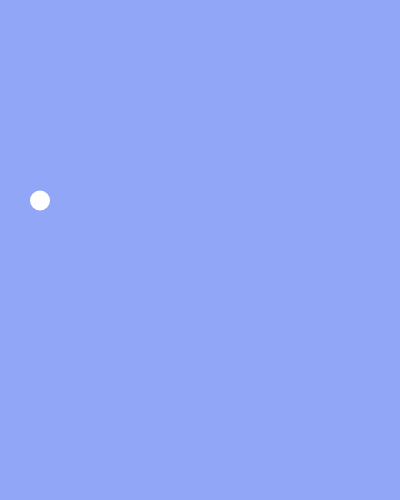
Frame 1 (no input)
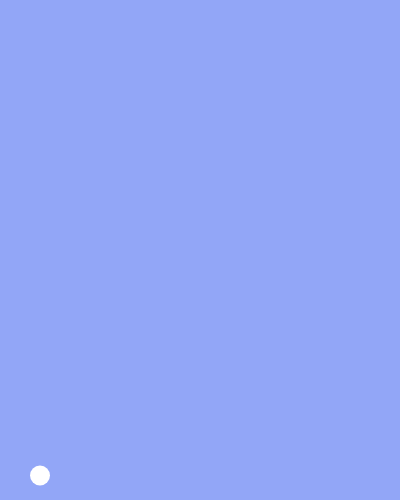
Frame 60 (no input)
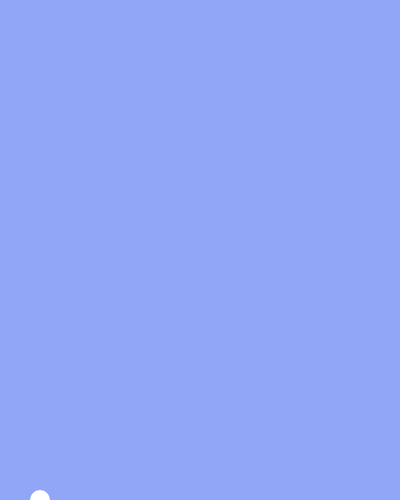
Frame 120 (the mouse pressed at the canvas centre since frame 60)

The p5.js sketch that drew these frames (run headless with seeded random() and noise() and a simulated clock; from frame 60 on, the mouse is pressed at the canvas centre):

// p5.js sketch
// ── sketch.js
// FINE TUNE DIALS

const backgroundColor = '#92a6f7';
let bird;
function setup() {
  createCanvas(400, 500);
  bird = new Bird();
}

function draw() {
  background(backgroundColor);
  bird.update();
  bird.show();
}

function keyPressed() {
  if (key == ' ') {
    bird.up();
  }
}

// ── bird.js
function Bird() {
  this.y = width / 2;
  this.r = 10;
  this.lift = -15;
  this.x = 20 + this.r * 2;
  this.gravity = 0.6;
  this.velocity = 0;
  console.log('helow', width);

  this.show = function () {
    fill(255);
    noStroke();
    ellipse(this.x, this.y, this.r * 2, this.r * 2);
  };

  this.update = function () {
    this.velocity += this.gravity;
    this.velocity *= 0.9;
    this.y += this.velocity;
    if (this.y > height) {
      this.y = height;
      this.velocity = 0;
    }
    if (this.y < 0) {
      this.y = 0;
      this.velocity = 0;
    }
  };

  this.up = function () {
    this.velocity += this.gravity * this.lift;
  };
}
